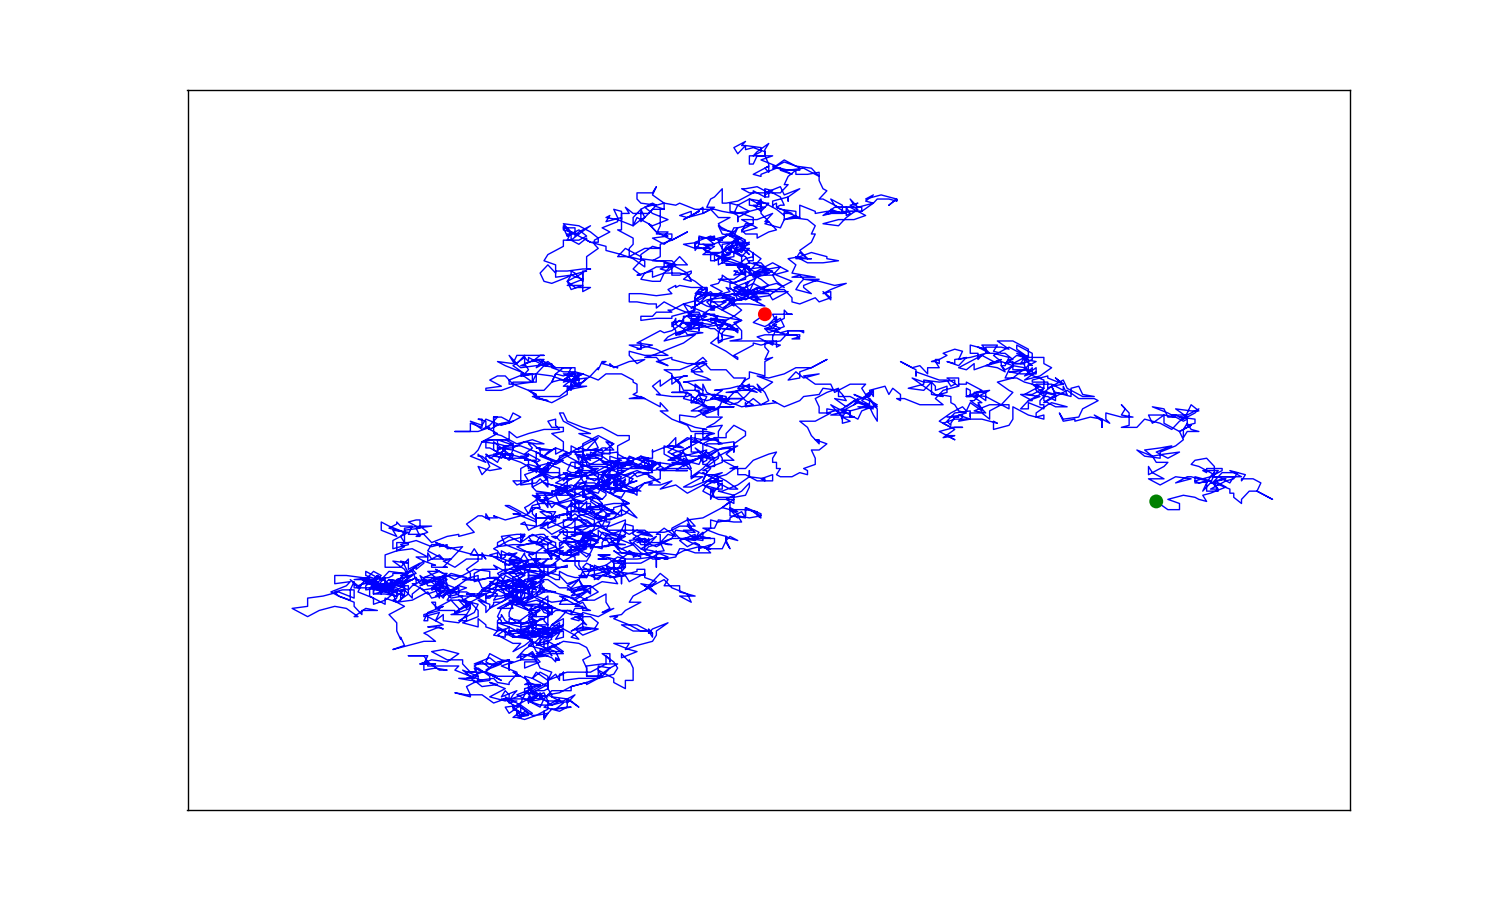

Generate this figure with Python:
import matplotlib.pyplot as plt

from random_walk import RandomWalk

# プログラムが動作している間、新しいランダムウォークを作成しつづける
while True:
    # ランダムウォークを作成する
    rw = RandomWalk(5_000)
    rw.fill_walk()

    # ランダムウォークの点を描画する
    plt.style.use('classic')
    fig, ax = plt.subplots(figsize=(15, 9))
    point_numbers = range(rw.num_points)
    ax.plot(rw.x_values, rw.y_values, linewidth=1, zorder=1)

    # 開始点と終了点を強調する
    # zorder引数を指定して、折れ線グラフの前に点を表示する
    ax.scatter(0, 0, c='green', edgecolors='none', s=100, zorder=2)
    ax.scatter(rw.x_values[-1], rw.y_values[-1], c='red', edgecolors='none',
               s=100, zorder=2)

    # 軸を削除する
    ax.get_xaxis().set_visible(False)
    ax.get_yaxis().set_visible(False)

    # plt.savefig('4_3_molecular_motion.png')
    plt.show()

    keep_running = input("別のランダムウォークを生成する？(y/n): ")
    if keep_running == 'n':
        break
